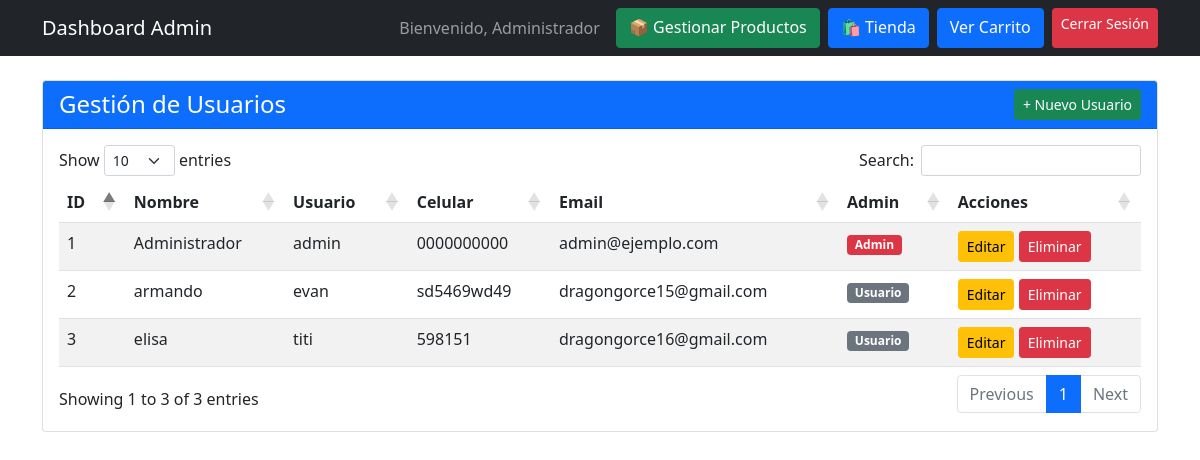
/dashboard (signed in), run on the app's committed database.
### models.py (models this page shows, shortened)
class Usuario(UserMixin, db.Model):
    id = db.Column(db.Integer, primary_key=True)
    nombre = db.Column(db.String(100), nullable=False)
    usuario = db.Column(db.String(80), unique=True, nullable=False)
    celular = db.Column(db.String(20), nullable=False)
    email = db.Column(db.String(120), unique=True, nullable=False)
    password_hash = db.Column(db.String(255), nullable=False)
    es_admin = db.Column(db.Boolean, default=False)
    fecha_registro = db.Column(db.DateTime, default=datetime.utcnow)

### app.py (the view)
@app.route('/dashboard')
@login_required
def dashboard():
    if not current_user.es_admin:
        flash('Acceso denegado', 'error')
        return redirect(url_for('perfil'))
    usuarios = Usuario.query.all()  # ← Cambiar a usuarios
    return render_template('dashboard.html', usuarios=usuarios)  # ← Cambiar a usuarios

### app.py (called while the page is built)
@login_manager.user_loader
def load_user(user_id):
    return Usuario.query.get(int(user_id))

### templates/dashboard.html (shortened to what this page needs)
<!DOCTYPE html>
<html lang="es">
<head>
    <link href="https://cdn.jsdelivr.net/npm/bootstrap@5.1.3/dist/css/bootstrap.min.css" rel="stylesheet">
    <link href="https://cdn.datatables.net/1.11.5/css/dataTables.bootstrap5.min.css" rel="stylesheet">
</head>
<body>
    <nav class="navbar navbar-dark bg-dark">
        <div class="container">
            <span class="navbar-brand">Dashboard Admin</span>
            <div class="d-flex">
                <span class="navbar-text me-3">Bienvenido, {{ current_user.nombre }}</span>
                <a href="{{ url_for('gestionar_productos') }}" class="btn btn-success me-2">📦 Gestionar Productos</a>
                <a href="{{ url_for('tienda') }}" class="btn btn-primary me-2">🛍️ Tienda</a>
                <a href="{{ url_for('ver_carrito') }}" class="btn btn-primary me-2"> Ver Carrito</a>
                <a href="{{ url_for('logout') }}" class="btn btn-danger btn-sm">Cerrar Sesión</a>
            </div>
        </div>
    </nav>
    <div class="container mt-4">
        <div class="row">
            <div class="col-md-12">
                <div class="card">
                    <div class="card-header bg-primary text-white d-flex justify-content-between align-items-center">
                        <h4 class="mb-0">Gestión de Usuarios</h4>
                        <button class="btn btn-success btn-sm" data-bs-toggle="modal" data-bs-target="#crearUsuarioModal">
                            + Nuevo Usuario
                        </button>
                    </div>
                    <div class="card-body">
                        <div class="table-responsive">
                            <table id="usuariosTable" class="table table-striped">
                                <thead>
                                    <tr>
                                        <th>ID</th>
                                        <th>Nombre</th>
                                        <th>Usuario</th>
                                        <th>Celular</th>
                                        <th>Email</th>
                                        <th>Admin</th>
                                        <th>Acciones</th>
                                    </tr>
                                </thead>
                                <tbody>
                                    {% for usuario in usuarios %}
                                    <tr>
                                        <td>{{ usuario.id }}</td>
                                        <td>{{ usuario.nombre }}</td>
                                        <td>{{ usuario.usuario }}</td>
                                        <td>{{ usuario.celular }}</td>
                                        <td>{{ usuario.email }}</td>
                                        <td>
                                            {% if usuario.es_admin %}
                                                <span class="badge bg-danger">Admin</span>
                                            {% else %}
                                                <span class="badge bg-secondary">Usuario</span>
                                            {% endif %}
                                        </td>
                                        <td>
                                            <button class="btn btn-warning btn-sm" onclick="editarUsuario({{ usuario.id }})">Editar</button>
                                            <button class="btn btn-danger btn-sm" onclick="eliminarUsuario({{ usuario.id }})">Eliminar</button>
                                        </td>
                                    </tr>
                                    {% endfor %}
                                </tbody>
                            </table>
                        </div>
                    </div>
                </div>
            </div>
        </div>
    </div>
    </body>
</html>

### data on the page
Usuario: nombre "Administrador", id "1", usuario "admin", celular "0000000000", email "admin@ejemplo.com", es_admin "Admin"
Usuario: id "2", nombre "armando", usuario "evan", celular "sd5469wd49", email "dragongorce15@gmail.com", es_admin "Usuario"
Usuario: id "3", nombre "elisa", usuario "titi", celular "598151", email "dragongorce16@gmail.com", es_admin "Usuario"
